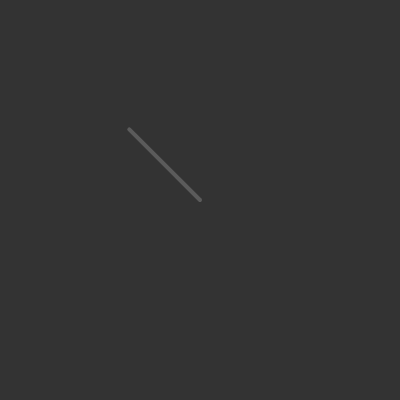
Frame 1 (no input)
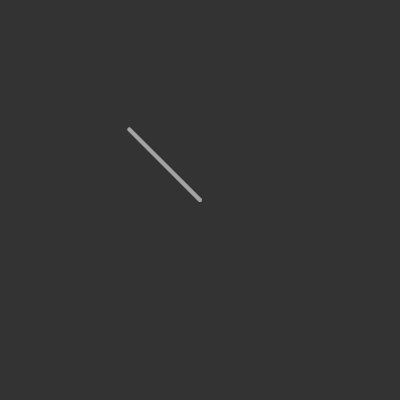
Frame 60 (no input)
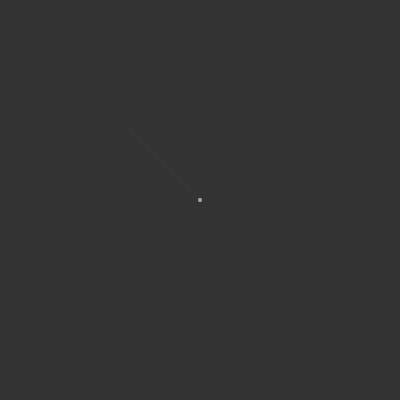
Frame 120 (the mouse pressed at the canvas centre since frame 60)

The p5.js sketch that drew these frames (run headless with seeded random() and noise() and a simulated clock; from frame 60 on, the mouse is pressed at the canvas centre):

// p5.js sketch
// ── sketch.js
function setup() {
    createCanvas(400, 400);
    background(51);
}

function draw() {
    let pos = createVector(200, 200);
    let mouse = createVector(mouseX, mouseY);
    background(51, 50);

    let v = p5.Vector.sub(mouse, pos);
    v.setMag(100);

    translate(width / 2, height / 2);
    strokeWeight(4);
    stroke(255, 50);
    line(0, 0, v.x, v.y);
}
